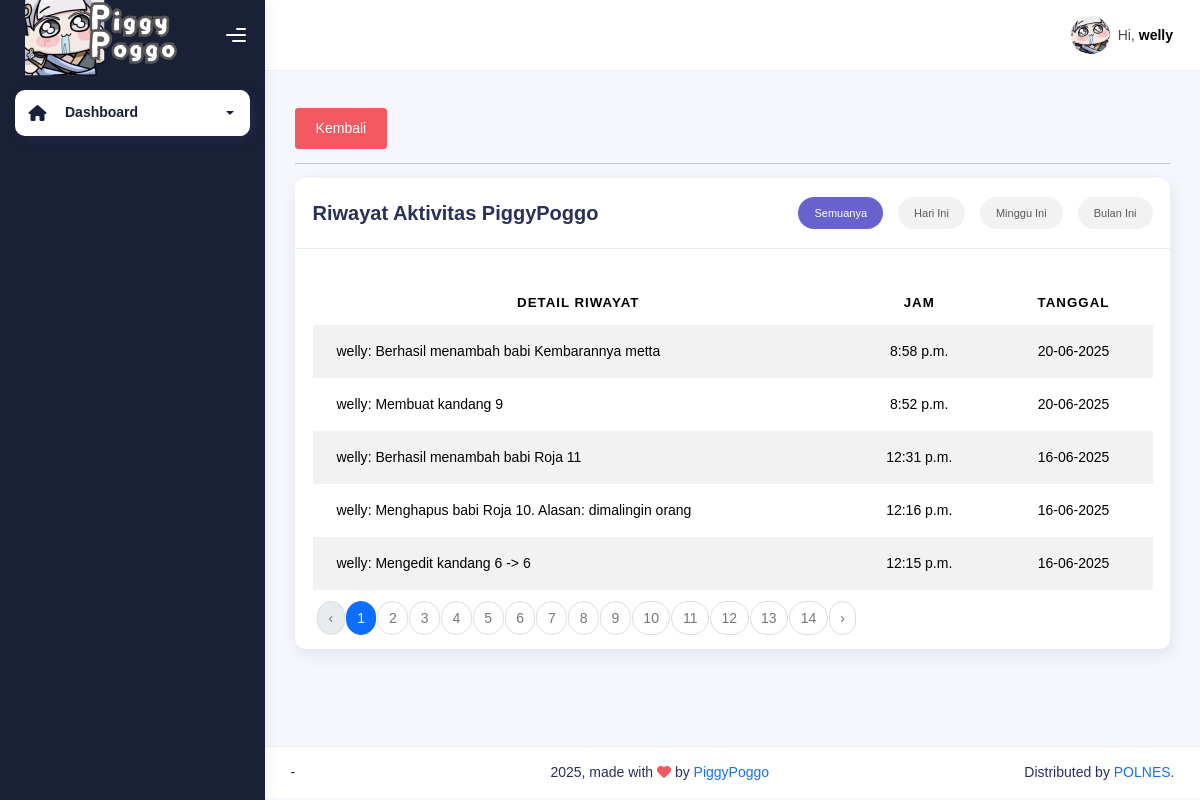
Page /dashboard/riwayat (signed in) on the earlier database version.
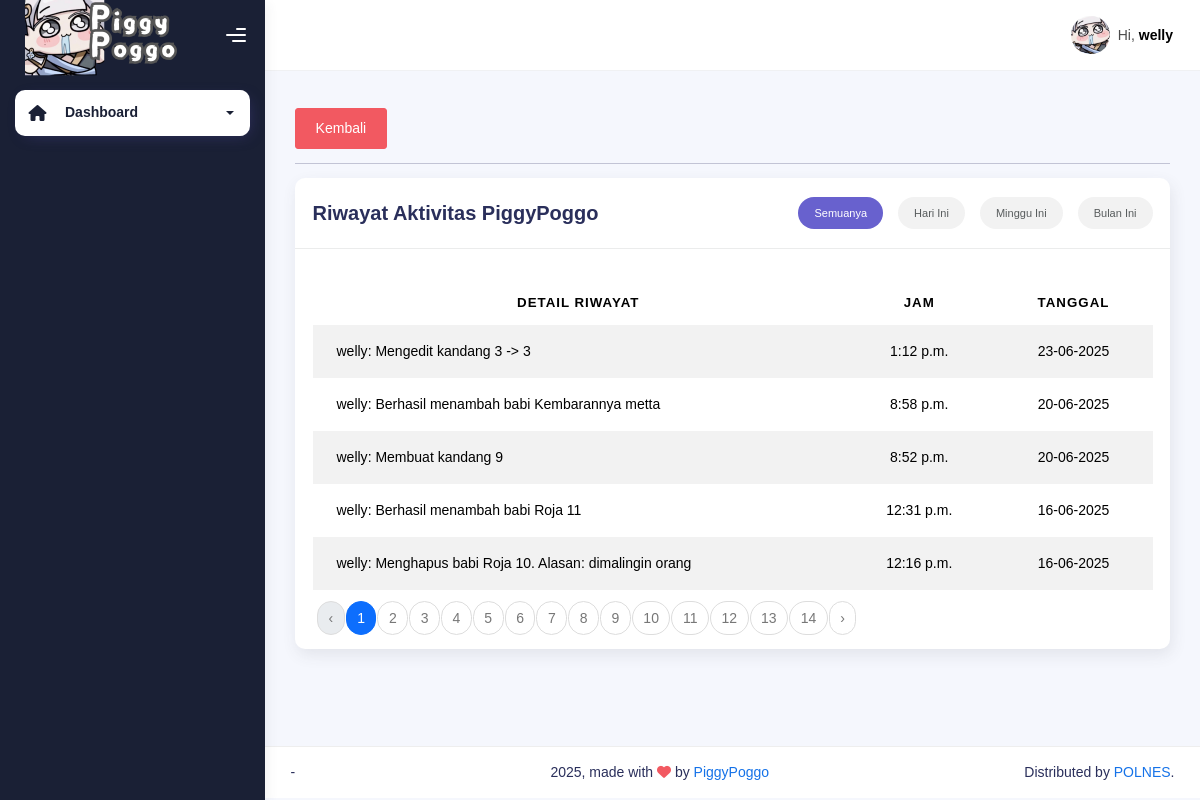
Same page on the later database version.
### piggypoggo_app/models.py (models this page shows, shortened)
class Riwayat(models.Model):
    riwayat = models.TextField(null=True, blank=True)
    tanggal = models.DateTimeField(auto_now_add=True)
    user_profile = models.ForeignKey(UserProfile, null=True, blank=True, on_delete=models.SET_NULL)
    def __str__(self):
        return f'{self.riwayat}'

class UserProfile(models.Model):
    LEVEL_USER = [
        (1, "Operator"),
        (2, "Admin"),
    ]
    user = models.OneToOneField(User, on_delete=models.CASCADE)
    level = models.IntegerField(choices=LEVEL_USER, default=1)

### piggypoggo_app/views.py (the view, shortened to what this page needs)
# urls.py: path('dashboard/riwayat', views.riwayat, name="riwayat"),
@login_required
@status_required([1, 2])
def riwayat(request):
    filter_option = request.GET.get('filter', 'semua')
    all_riwayats = Riwayat.objects.all()
    if filter_option == 'hari_ini':
        from django.utils.timezone import now
        today = now().date()
        all_riwayats = all_riwayats.filter(tanggal__date=today)
    elif filter_option == 'bulan_ini':
        from django.utils.timezone import now
        today = now().date()
        all_riwayats = all_riwayats.filter(tanggal__year=today.year, tanggal__month=today.month)
    all_riwayats = all_riwayats.order_by('-tanggal')
    paginator = Paginator(all_riwayats, 5)
    page_number = request.GET.get('page')
    page_obj = paginator.get_page(page_number)
    context = {
        'page_obj': page_obj,
        'filter': filter_option,
    }
    return render(request, 'riwayat.html', context)

### piggypoggo_app/templates/riwayat.html (shortened to what the changed rows need)
{% extends "base-dashboard.html" %} {% load static %}
{% block content %}
<div class="container">
    <div class="page-inner">
        <div class="row">
            <div class="col-md-12">
                <div class="card">
                    <div class="card-body">
                        <table class="table table-striped mt-3">
                        <thead>
                            <tr>
                            <th scope="col" style="text-align: center;">Detail Riwayat</th>
                            <th scope="col" style="text-align: center;">Jam</th>
                            <th scope="col" style="text-align: center;">Tanggal</th>
                            </tr>
                        </thead>
                        <tbody>
                            {% for riwayat in page_obj %}
                            <tr>
                                <td>{{ riwayat.user_profile.user.username }}: {{ riwayat }}</td>
                                <td style="text-align: center;">{{ riwayat.tanggal|time }}</td>
                                <td style="text-align: center;">{{ riwayat.tanggal|date:'d-m-Y' }}</td>
                            </tr>
                            {% endfor %}
                        </tbody>
                        </table>
                    </div>
                    <div class="dataTables_paginate paging_simple_numbers" style="margin-top: -20px; margin-left: 20px;">
                        <ul class="pagination">
                        {% for num in page_obj.paginator.page_range %}
                            {% if page_obj.number == num %}
                            <li class="paginate_button page-item active">
                                <span class="page-link">{{ num }}</span>
                            </li>
                            {% else %}
                            <li class="paginate_button page-item">
                                <a class="page-link" href="?page={{ num }}&filter={{ filter }}">{{ num }}</a>
                            </li>
                            {% endif %}
                        {% endfor %}
                        </ul>
                    </div>
                </div>
            </div>
        </div>
    </div>
</div>
{% endblock content %}

Differences in the rows shown:
no longer on this page (row unchanged): Riwayat: user_profile.user.username "welly", riwayat "Mengedit kandang 6 -> 6", tanggal "12:15 p.m.", tanggal "16-06-2025"
added Riwayat: user_profile.user.username "welly", riwayat "Mengedit kandang 3 -> 3", tanggal "1:12 p.m.", tanggal "23-06-2025"
